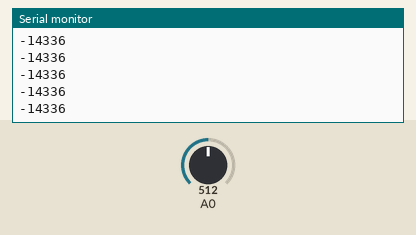
The sketch below on a simulated Arduino Uno, built with avr-gcc and run on an emulated ATmega328P. Shown: the last lines printed to the serial monitor. The test bench sets the inputs (shaded band); at power-on: A0 = 512.

Above: at 1.2 s.
1.3 s: A0 set to 560
At 2.0 s:
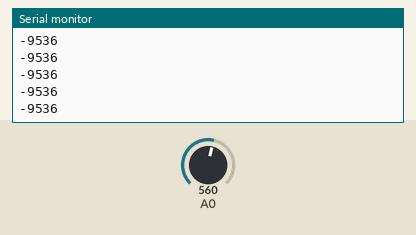
2.8 s: A0 set to 540
At 3.6 s:
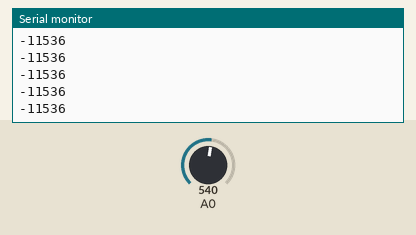
Timing chart, 0 to 5.8 s (numbered marks = the images above; inputs shaded):
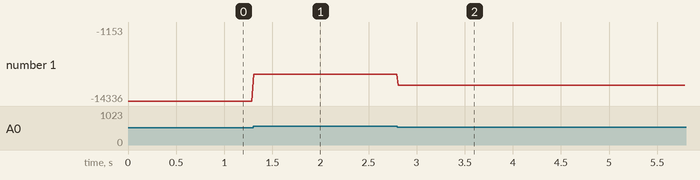

The sketch:

Capturador_datos_sensor_ECG.ino
```cpp
 /*
  * PROYECTO 1ER BIMESTRE
  * INTEGRANTES:  HEREDIA ARIEL, JUMA KENETH, MONCAYO KARLA
  * TEMA:         SUAVIZADO DE SEÑALES - CAPTURA DE DATOS DEL SENSOR ECG
  */

int PulseSignal;
int umbral = 550;

void setup() {
   Serial.begin(9600);
}

void loop() {


  PulseSignal = (float)analogRead(A0);  // La conversión int - float le da otorga mayor amplificación a la señal
  Serial.println(100*PulseSignal);      // Mayor amplificación de la señal
  delay(10);
  //Encendido de led en caso de exceder el umbral de pulso
   if(PulseSignal > umbral){
     digitalWrite(13,HIGH);
   } else {
     digitalWrite(13,LOW);
   }
  delay(10);


}
```

Measured:
- after the input at 1.3 s, the serial monitor: prints a new line at once (image 1)
- after the input at 2.8 s, the serial monitor: prints a new line at once (image 2)
- plotted number 1: -14336 → -9536 after the input at 1.3 s, -9536 → -1153 after the input at 2.8 s
